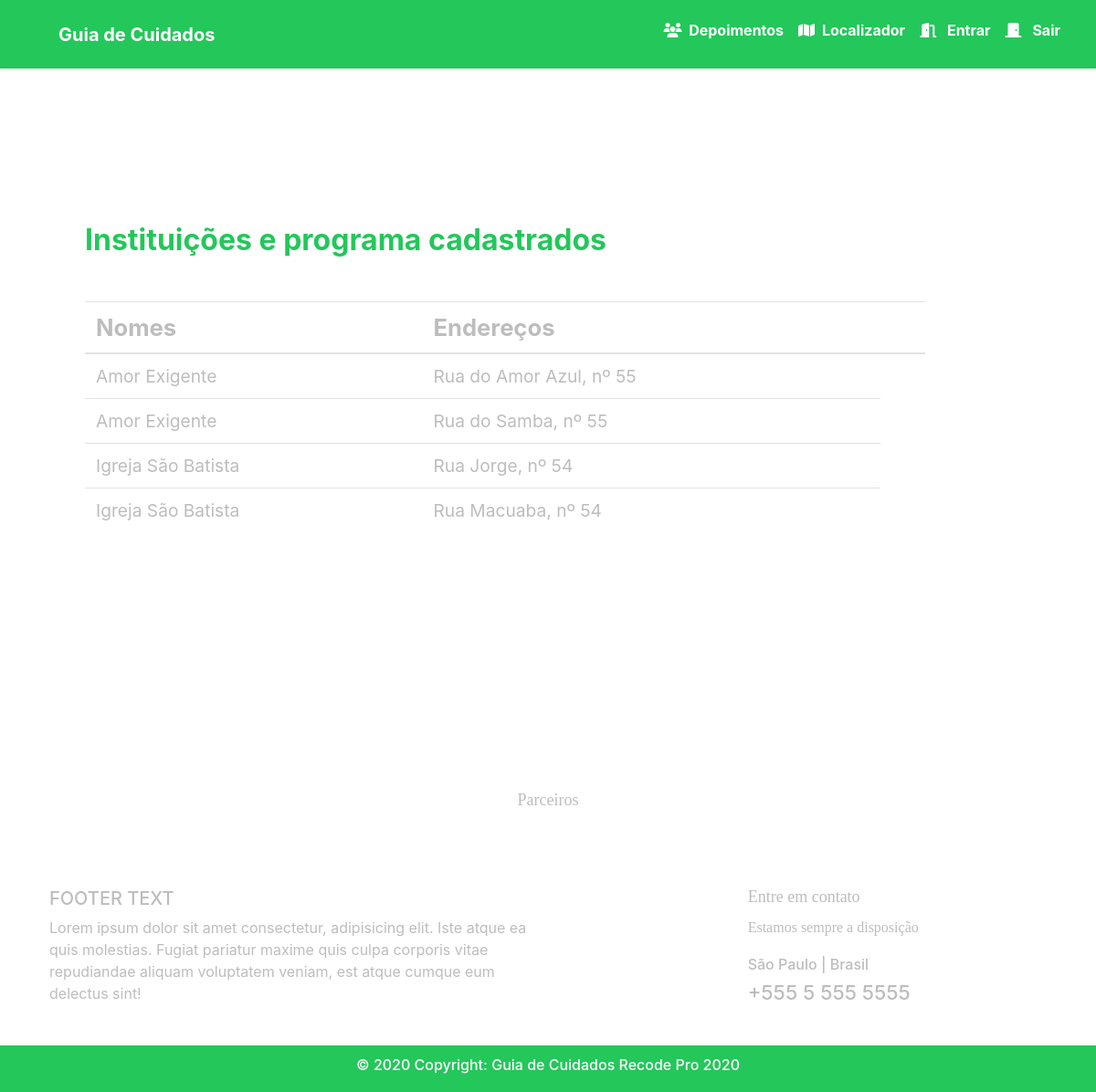
The page /php/join.php on the database its author committed.
### tables this page shows
CREATE TABLE IF NOT EXISTS `address` (
  `id` int(11) NOT NULL AUTO_INCREMENT,
  `description` varchar(220) NOT NULL,
  `name_id` int(11) NOT NULL,
  PRIMARY KEY (`id`)
);

CREATE TABLE IF NOT EXISTS `program` (
  `id` int(11) NOT NULL AUTO_INCREMENT,
  `description` varchar(220) NOT NULL,
  PRIMARY KEY (`id`)
);

### php/join.php (the view, shortened to what this page needs)
<header>
    <?php include_once('./includes/header.php'); ?>
</header>
<?php
	$servidor = "localhost";
	$usuario = "root";
	$senha = "";
	$dbname = "guia_de_cuidados";
	$conn = mysqli_connect($servidor, $usuario, $senha, $dbname);
?>
<?php
	$result_cursos = "SELECT a.*, p. `description` AS project FROM `address` AS a
		INNER JOIN `program` AS p ON a.`name_id` = p.`id`
		ORDER BY a.`description` ASC";
	$resultado_cursos = mysqli_query($conn, $result_cursos);
?>
<main>
	<div class="container py-5 mt-5 mb-5">
        <div class="row py-5">
            <div class="col-md-10 ml-5 mr-5">
				<h2 class="title-cg mb-5">Instituições e programa cadastrados</h2>
				<table class="table">
					<thead>
						<tr>
							<th class="text-cg">Nomes</th>
							<th class="text-cg">Endereços</th>
							<th class="text-cg" colspan="2"></th>
						</tr>
					</thead>
					<?php while ( $rows_cursos = $resultado_cursos -> fetch_assoc() ) : ?>
					<tr>
						<td class="text-card-cg"> <?php echo $rows_cursos['project']; ?></td>
						<td class="text-card-cg"> <?php echo $rows_cursos['description']; ?></td>
					</tr>
					<?php endwhile; ?>
				</table>
			</div>
		</div>
	</div>
</main>
<div class="medium-spacing d-sm-none d-md-block d-none d-sm-block d-md-none d-lg-block"></div>
<footer>
    <?php include_once('./includes/footer.php'); ?>
</footer>

### php/includes/header.php (shortened to what this page needs)
<!doctype html>
<html lang="pt-br">
    <head>
    <link rel="stylesheet" href="./../css/main.css">
    <link rel="stylesheet" href="https://cdn.jsdelivr.net/npm/bootstrap@4.5.3/dist/css/bootstrap.min.css"
>
    <link rel="stylesheet" href="https://stackpath.bootstrapcdn.com/bootstrap/4.1.2/css/bootstrap.min.css"
>
    <link rel="stylesheet" href="https://unpkg.com/leaflet@1.7.1/dist/leaflet.css"
 />
  </head>
  <body class="bg-cg">
    <nav class="navbar navbar-expand-lg fixed-top bg-menu-cg shadow-sm p-3 mb-5">
      <a class="navbar-brand font-weight-bold text-white ml-5" href="./../index.php">
        Guia de Cuidados
      </a>
        <div class="collapse navbar-collapse justify-content-end text-center" id="navbarTogglerDemo03">
          <ul class="navbar-nav col-12 justify-content-end">
          <li class="nav-item">
              <a class="nav-link h6 font-weight-bold text-white" href="./testimonial.php">
              <span class="fas fa-users mr-1 text-white"></span>
                Depoimentos
              </a>
            </li>
            <li class="nav-item">
              <a class="nav-link h6 font-weight-bold text-white" href="./locator.php">
              <span class="fas fa-map mr-1 text-white"></span>
                Localizador
              </a>
            </li>
            <li class="nav-item">
              <a class="nav-link h6 font-weight-bold text-white" href="./login.php">
              <span class="fas fa-door-open mr-2 text-white"></span>
                Entrar
              </a>
            </li>
            <li class="nav-item">
              <a class="nav-link h6 font-weight-bold text-white" href="./actions/exit.php">
              <span class="fas fa-door-closed mr-2 text-white"></span>
                Sair
              </a>
            </li>
          </ul>
        </div>
      </nav>

### php/includes/footer.php (shortened to what this page needs)
    <div class="container">
        <div class="footer_trust_top">
            <p>Parceiros</p>
        </div>
        <div class="col-lg-12 col-md-12 col-xs-12 footer_main"></div>
        <div class="col-xs-12 col-md-6 col-md-pull-3 footer_middle"></div>
    </div>
    <div class="container p-4">
        <div class="row">
        <div class="col-lg-6 col-md-12 mb-4 mb-md-0">
            <h5 class="text-uppercase" style="color: #BDBDBD;">Footer text</h5>
            <p style="color: #BDBDBD;">
            Lorem ipsum dolor sit amet consectetur, adipisicing elit. Iste atque ea quis
            molestias. Fugiat pariatur maxime quis culpa corporis vitae repudiandae
            aliquam voluptatem veniam, est atque cumque eum delectus sint!
            </p>
        </div>
        <div class="col-xs-7 col-md-3 col-md-push-6 footer-right">
            <div class="footerbox">
                <h4 style="color: #BDBDBD;">Entre em contato</h4>
                <p>Estamos sempre a disposição</p>
                <ul class="footer_list">
                    <li>São Paulo | Brasil</li>
                    <li class="phone">+555 5 555 5555</li>
                </ul>
            </div>
        </div>
        </div>
    </div>
    <div class=" py-1 my-0 sticky-bottom bg-menu-cg">
        <p class="text-center pt-2">
            <small id="passwordHelpInline" class="text-white h6">
            © 2020 Copyright: Guia de Cuidados <a>Recode Pro 2020</a></small>
        </p>
    </div>
</body>
</html>

### css/main.css (style rules this page uses)
.medium-spacing { padding: 50px 0px; background-color: #ffffff; }
.bg-menu-cg { background-color: #23C75A; color: white; }
.bg-cg { background-color: #ffffff; }
.title-cg { color: #23C75A; font-weight: bolder; }
.text-cg { color: #BDBDBD; font-size: 1.6rem; }
.text-card-cg { color: #BDBDBD; font-size: 1.2rem; }
.footer-right p, .footer_middle p { font-family: montserrat; font-size: 16px; color: #BDBDBD; }
ul.footer_list { list-style: none; padding-left: 0px; }
ul.footer_list li { color: #BDBDBD; line-height: 1.6; font-weight: 500; }
ul.footer_list li.phone { font-size: 22px; color: #BDBDBD; }
.footer_middle h4, .footer-right h4 { font-family: montserrat; font-size: 24px; color: #BDBDBD; }
.footer_middle { text-align: center; padding: 0; color: #BDBDBD; }
.footer-right h4, .footer-left h4 { font-family: montserrat; font-size: 18px; margin-bottom: 10px; }
.footer_trust_top { width: 100%; margin: 20px auto; text-align: center; }
.footer_trust_top p { font-family: montserrat; font-size: 18px; font-weight: 400; color: #BDBDBD; }
.footer-right { margin: 0 auto; display: flex; justify-content: flex-end; }
.footer_main { margin: 20px 0px 20px 0px; color: #BDBDBD; }

### rows shown on the page
address: program.description "Amor Exigente", description "Rua do Amor Azul, nº 55"
address: program.description "Amor Exigente", description "Rua do Samba, nº 55"
address: program.description "Igreja São Batista", description "Rua Jorge, nº 54"
address: program.description "Igreja São Batista", description "Rua Macuaba, nº 54"
